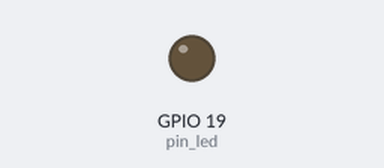
The program below on a simulated Raspberry Pi (BCM pin numbers). On the bench: output pins drawn as LEDs (lit = HIGH).

Above: at 0.05 s.
At 0.95 s:
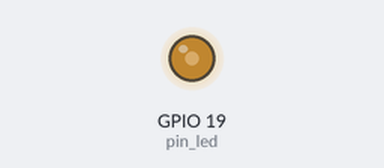
At 1.9 s:
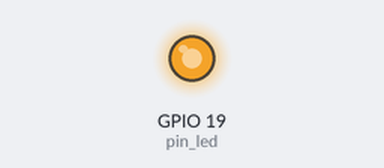
At 3.8 s:
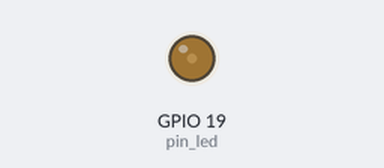
Timing chart, 0 to 5.3 s (numbered marks = the images above):
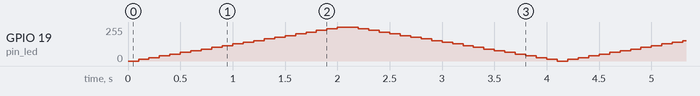

The program:

LED_PWM_changeDuty.py
```python
import RPi.GPIO as GPIO
import time

pin_led = 19

GPIO.setwarnings(False)
GPIO.setmode(GPIO.BCM)
GPIO.setup(pin_led, GPIO.OUT)

pwm = GPIO.PWM(pin_led, 100)
pwm.start(0)

try:
    while 1:
        for dc in range(0, 101, 5):
            pwm.ChangeDutyCycle(dc)
            #print("dc1=%i"%dc)
            time.sleep(0.1)
        for dc in range(100, 1, -5):
            pwm.ChangeDutyCycle(dc)
            #print("dc2=%i"%dc)
            time.sleep(0.1)
except KeyboardInterrupt:
    print("Stop pwm OK!")

pwm.stop()

GPIO.cleanup()
            
```
